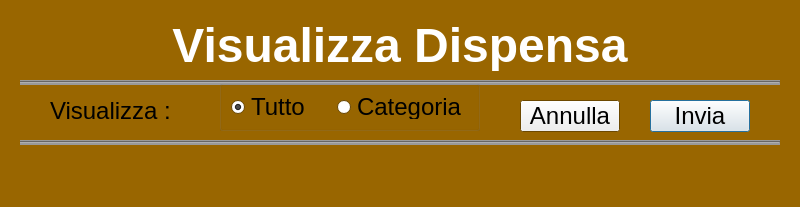
<?xml version="1.0" encoding="UTF-8"?>
<ui version="4.0">
 <class>Visualizza</class>
 <widget class="QDialog" name="Visualizza">
  <property name="geometry">
   <rect>
    <x>0</x>
    <y>0</y>
    <width>800</width>
    <height>207</height>
   </rect>
  </property>
  <property name="palette">
   <palette>
    <active>
     <colorrole role="Window">
      <brush brushstyle="SolidPattern">
       <color alpha="255">
        <red>153</red>
        <green>102</green>
        <blue>0</blue>
       </color>
      </brush>
     </colorrole>
    </active>
    <inactive>
     <colorrole role="Window">
      <brush brushstyle="SolidPattern">
       <color alpha="255">
        <red>153</red>
        <green>102</green>
        <blue>0</blue>
       </color>
      </brush>
     </colorrole>
    </inactive>
    <disabled>
     <colorrole role="Base">
      <brush brushstyle="SolidPattern">
       <color alpha="255">
        <red>153</red>
        <green>102</green>
        <blue>0</blue>
       </color>
      </brush>
     </colorrole>
     <colorrole role="Window">
      <brush brushstyle="SolidPattern">
       <color alpha="255">
        <red>153</red>
        <green>102</green>
        <blue>0</blue>
       </color>
      </brush>
     </colorrole>
    </disabled>
   </palette>
  </property>
  <property name="font">
   <font>
    <family>Lucida Grande</family>
    <pointsize>18</pointsize>
   </font>
  </property>
  <property name="windowTitle">
   <string>Visualizza</string>
  </property>
  <widget class="QLabel" name="label">
   <property name="geometry">
    <rect>
     <x>20</x>
     <y>20</y>
     <width>760</width>
     <height>51</height>
    </rect>
   </property>
   <property name="palette">
    <palette>
     <active>
      <colorrole role="WindowText">
       <brush brushstyle="SolidPattern">
        <color alpha="255">
         <red>51</red>
         <green>51</green>
         <blue>204</blue>
        </color>
       </brush>
      </colorrole>
      <colorrole role="Text">
       <brush brushstyle="SolidPattern">
        <color alpha="255">
         <red>0</red>
         <green>0</green>
         <blue>0</blue>
        </color>
       </brush>
      </colorrole>
     </active>
     <inactive>
      <colorrole role="WindowText">
       <brush brushstyle="SolidPattern">
        <color alpha="255">
         <red>255</red>
         <green>255</green>
         <blue>255</blue>
        </color>
       </brush>
      </colorrole>
      <colorrole role="Text">
       <brush brushstyle="SolidPattern">
        <color alpha="255">
         <red>255</red>
         <green>255</green>
         <blue>255</blue>
        </color>
       </brush>
      </colorrole>
     </inactive>
     <disabled>
      <colorrole role="WindowText">
       <brush brushstyle="SolidPattern">
        <color alpha="63">
         <red>0</red>
         <green>0</green>
         <blue>0</blue>
        </color>
       </brush>
      </colorrole>
      <colorrole role="Text">
       <brush brushstyle="SolidPattern">
        <color alpha="63">
         <red>0</red>
         <green>0</green>
         <blue>0</blue>
        </color>
       </brush>
      </colorrole>
     </disabled>
    </palette>
   </property>
   <property name="font">
    <font>
     <family>Lucida Grande</family>
     <pointsize>36</pointsize>
     <bold>true</bold>
    </font>
   </property>
   <property name="text">
    <string>Visualizza Dispensa</string>
   </property>
   <property name="alignment">
    <set>Qt::AlignmentFlag::AlignCenter</set>
   </property>
  </widget>
  <widget class="Line" name="line">
   <property name="geometry">
    <rect>
     <x>20</x>
     <y>80</y>
     <width>760</width>
     <height>5</height>
    </rect>
   </property>
   <property name="styleSheet">
    <string notr="true">background-color: rgb(153, 153, 153);</string>
   </property>
   <property name="orientation">
    <enum>Qt::Orientation::Horizontal</enum>
   </property>
  </widget>
  <widget class="QLabel" name="label_2">
   <property name="geometry">
    <rect>
     <x>50</x>
     <y>100</y>
     <width>121</width>
     <height>21</height>
    </rect>
   </property>
   <property name="text">
    <string>Visualizza :</string>
   </property>
  </widget>
  <widget class="QGroupBox" name="groupBox">
   <property name="geometry">
    <rect>
     <x>219</x>
     <y>80</y>
     <width>261</width>
     <height>51</height>
    </rect>
   </property>
   <property name="title">
    <string/>
   </property>
   <layout class="QHBoxLayout" name="horizontalLayout">
    <item>
     <widget class="QRadioButton" name="radioButton">
      <property name="text">
       <string>Tutto</string>
      </property>
      <property name="checked">
       <bool>true</bool>
      </property>
     </widget>
    </item>
    <item>
     <widget class="QRadioButton" name="radioButton_2">
      <property name="text">
       <string>Categoria</string>
      </property>
     </widget>
    </item>
   </layout>
  </widget>
  <widget class="QPushButton" name="pushButton_2">
   <property name="geometry">
    <rect>
     <x>650</x>
     <y>100</y>
     <width>100</width>
     <height>32</height>
    </rect>
   </property>
   <property name="text">
    <string>Invia</string>
   </property>
  </widget>
  <widget class="Line" name="line_2">
   <property name="geometry">
    <rect>
     <x>20</x>
     <y>140</y>
     <width>760</width>
     <height>5</height>
    </rect>
   </property>
   <property name="styleSheet">
    <string notr="true">background-color: rgb(153, 153, 153);</string>
   </property>
   <property name="orientation">
    <enum>Qt::Orientation::Horizontal</enum>
   </property>
  </widget>
  <widget class="QPushButton" name="pushButton_3">
   <property name="geometry">
    <rect>
     <x>520</x>
     <y>100</y>
     <width>100</width>
     <height>32</height>
    </rect>
   </property>
   <property name="text">
    <string>Annulla</string>
   </property>
  </widget>
 </widget>
 <resources/>
 <connections/>
</ui>
